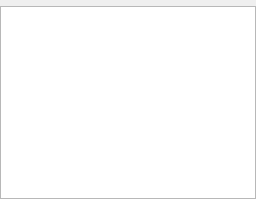
<?xml version="1.0" encoding="UTF-8"?>
<ui version="4.0">
 <class>ResultsBottomUpPage</class>
 <widget class="QWidget" name="ResultsBottomUpPage">
  <property name="geometry">
   <rect>
    <x>0</x>
    <y>0</y>
    <width>256</width>
    <height>199</height>
   </rect>
  </property>
  <property name="toolTip">
   <string>Inspect the profile data samples in an aggregated view, showing the bottom-up call-graph tree.</string>
  </property>
  <layout class="QVBoxLayout" name="bottomUpVerticalLayout">
   <property name="leftMargin">
    <number>0</number>
   </property>
   <property name="topMargin">
    <number>0</number>
   </property>
   <property name="rightMargin">
    <number>0</number>
   </property>
   <property name="bottomMargin">
    <number>0</number>
   </property>
   <item>
    <widget class="KFilterProxySearchLine" name="bottomUpSearch" native="true">
     <property name="toolTip">
      <string>Filter the call graph tree.</string>
     </property>
    </widget>
   </item>
   <item>
    <widget class="QTreeView" name="bottomUpTreeView">
     <property name="alternatingRowColors">
      <bool>true</bool>
     </property>
     <property name="uniformRowHeights">
      <bool>true</bool>
     </property>
     <property name="sortingEnabled">
      <bool>true</bool>
     </property>
    </widget>
   </item>
  </layout>
 </widget>
 <customwidgets>
  <customwidget>
   <class>KFilterProxySearchLine</class>
   <extends>QWidget</extends>
   <header>kfilterproxysearchline.h</header>
  </customwidget>
 </customwidgets>
 <resources/>
 <connections/>
</ui>
